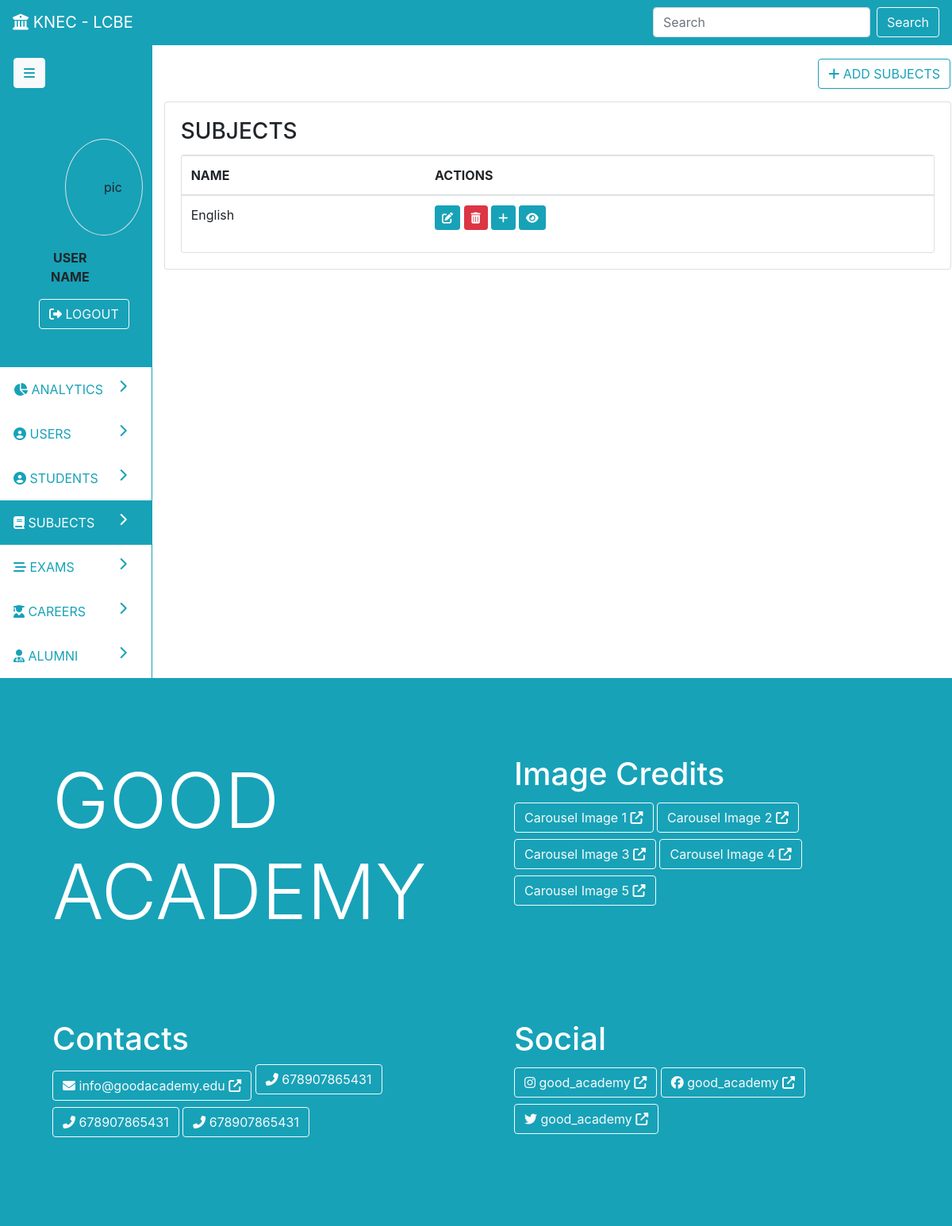
The page /subjects on the database as committed earlier.
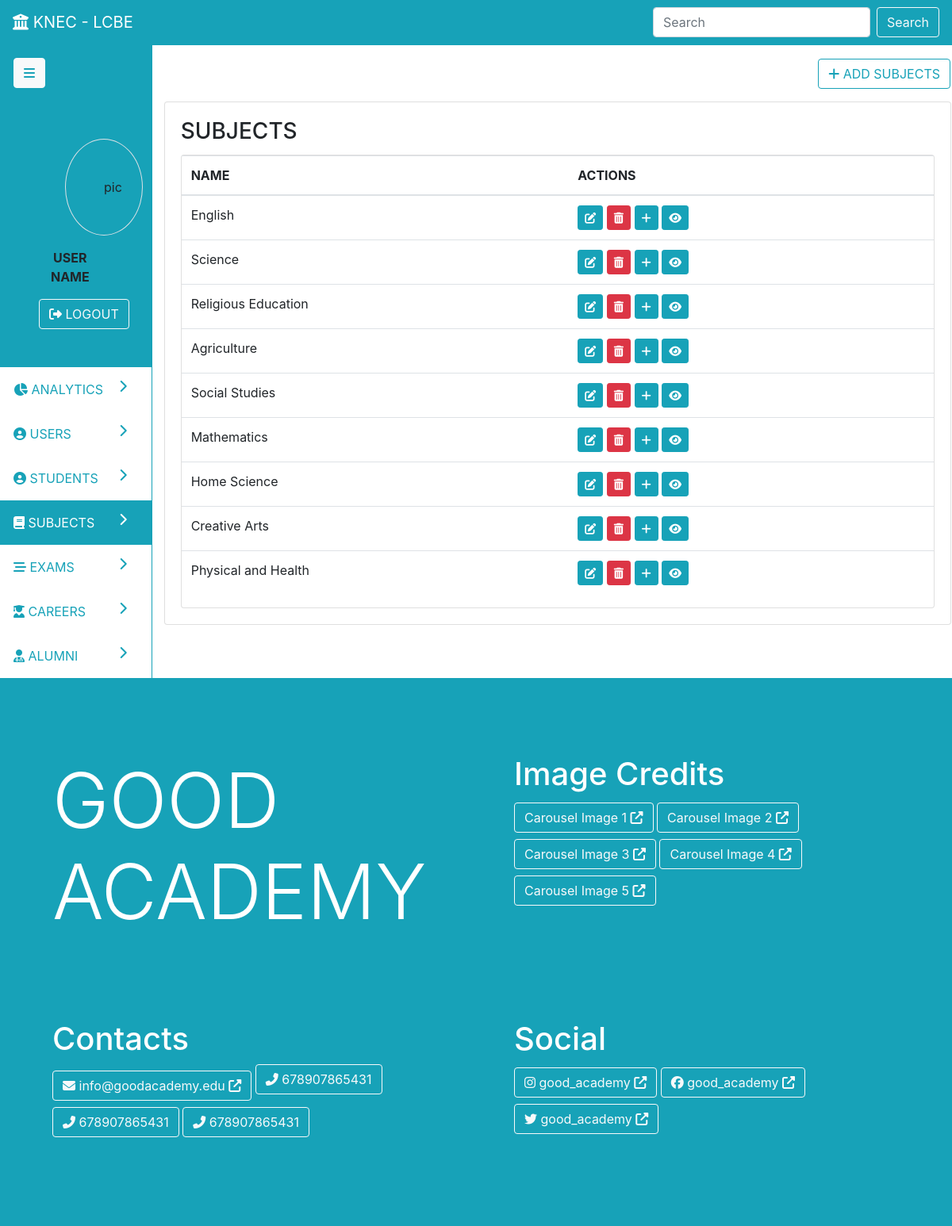
The same page on the database as committed later.
### parent/models.py (models this page shows, shortened)
class Subject(db.Model):
	id = db.Column(db.Integer, primary_key=True)
	name = db.Column(db.String(19), nullable=False)
	categories = db.relationship('Category', backref='subject', lazy=True, cascade='all, delete')
	exams = db.relationship('Exam', backref='subject', lazy=True, cascade='all, delete')
	created_at = db.Column(db.DateTime, nullable=False, default=datetime.utcnow)
	updated_at = db.Column(db.DateTime, nullable=True, onupdate=datetime.utcnow)

### parent/routes.py (the view)
@app.route('/subjects', methods=['POST', 'GET'])
def subjects():
	subjects = Subject.query.all()
	return render_template('admin/subjects.html', nav='dash', page='subjects', subjects=subjects, action='read')

### parent/templates/admin/subjects.html (shortened to what this page needs)
{% extends 'admin-dash.html' %}
{% block pagedata %}
{% if action=='create' %}
<div class="row">
	<div class="col p-3">
		<a class="btn float-right btn-outline-info" href="{{ url_for('subjects') }}"><i class="fas fa-list"></i> VIEW SUBJECTS</a>
	</div>
</div>
<div class="card p-3">
	<div class="card-body text-primary">
		<h1 class="card-title text-info">Add New Subject</h1>
	</div>
	<form class="card" method="post">
		{{ form.hidden_tag() }}
		<div class="card-body">
			<fieldset>
				<div class="form-group">
					{{ form.name.label(class='form-control-label') }}
					{% if form.name.errors %}
						{{ form.name(class='form-control is-invalid')}}
						<div class="invalid-feedback">
							{% for error in form.name.errors %}
								<span>{{ error }}</span>
							{% endfor %}
						</div>
					{% else%}
						{{ form.name(class='form-control') }}
					{% endif %}
				</div>
			</fieldset>
			<div>
				{{ form.submit(class='btn btn-info')}}
			</div>
			</div>
		</div>
	</form>
</div>
{% elif action=='read' %}
<div class="row">
	<div class="col p-3">
		<a class="btn float-right btn-outline-info" href="{{ url_for('create_subject') }}"><i class="fas fa-plus"></i> ADD SUBJECTS</a>
	</div>
</div>
<div class="card">
	<div class="card-body">
		<h3 class="card-title">SUBJECTS</h3>
		<div class="card">
			<div class="table-responsive">
				<table class="table table-hover">
					<thead>
						<tr>
							<th>NAME</th><th>ACTIONS</th>
						</tr>
					</thead>
					<tbody>
					{% for subject in subjects %}
						<tr>
							<td>{% print(subject.name) %}</td>
							<td>
								<a href="{{ url_for('update_subject', id=subject.id) }}" class="btn btn-sm btn-info" data-toggle="tooltip" data-placement="top" title="EDIT"><i class="fas fa-edit"></i></a>
								<a href="{{ url_for('delete_subject', id=subject.id) }}" class="btn btn-sm btn-danger" data-toggle="tooltip" data-placement="top" title="DELETE"><i class="fas fa-trash-alt"></i></a>
								<a href="categories/create/{{ subject.id }}" class="btn btn-sm btn-info" data-toggle="tooltip" data-placement="top" title="ADD CATEGORIES"><i class="fas fa-plus "></i></a>
								<a href="subjects/view/{{ subject.id }}" class="btn btn-sm btn-info" data-toggle="tooltip" data-placement="top" title="MORE INFO"><i class="fas fa-eye "></i></a>
							</td>
						</tr>
					{% endfor %}
					</tbody>
				</table>
			</div>
		</div>
	</div>
</div>
{% endif %}
{% endblock %}

Rows that differ between the two databases and show on the page:
added Subject: name "Science"
added Subject: name "Religious Education"
added Subject: name "Agriculture"
added Subject: name "Social Studies"
added Subject: name "Mathematics"
added Subject: name "Home Science"
added Subject: name "Creative Arts"
added Subject: name "Physical and Health"
